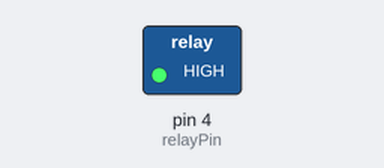
Bench run of a sketch on a simulated Arduino Uno, built with avr-gcc and run on an emulated ATmega328P. Parts: switched loads named in the sketch (green lamp = pin HIGH). Dashed ring = blinking.

Above: at 0.5 s.
Timing chart, 0 to 4.6 s (numbered marks = the images above):
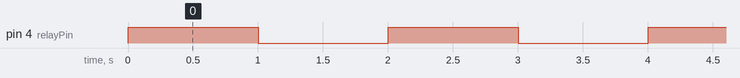

The sketch:

relay1.ino
```cpp
byte relayPin=4;

//D2 -> COM1
//D3 -> COM2
//D4 -> COM3
//D5 -> COM4

void setup(){
  pinMode(relayPin,OUTPUT);
}

// an sample to switch the 4 relays

void loop(){

  digitalWrite(relayPin,HIGH);
  delay(1000);
  digitalWrite(relayPin,LOW);
  delay(1000);

}
```

Measured:
- by itself, pin 4 (relayPin): alternates HIGH for 1.0 s and LOW for 1.0 s
